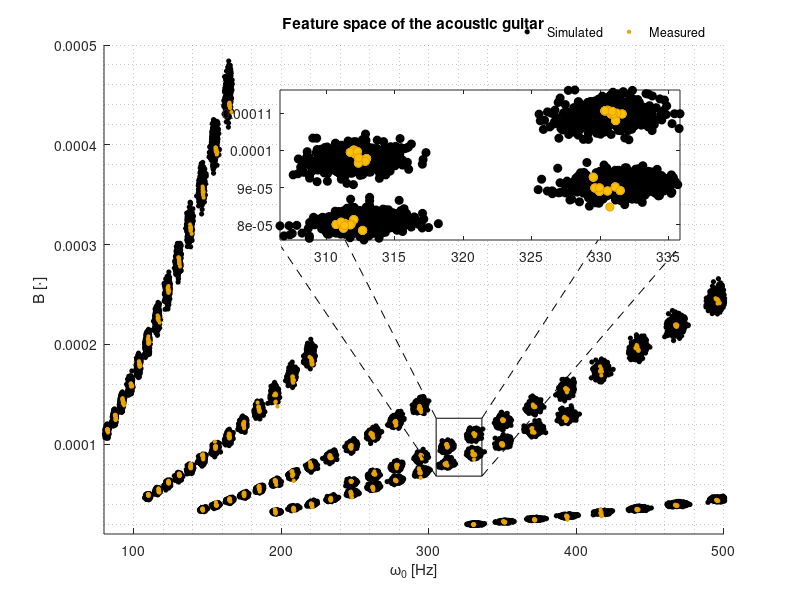

Reproduce this figure in MATLAB.
clear all;
%close all;
tic;
for iiii=1:500
%% Initialise parameters
%%%%%%%%%%%%%%%%%%%%%%%%%%%%%%%%%%%%%%%%%%%%%%%%%%%%%%%%%%%
%% Pluck position and displacement
P = 1 / 3; 	
force = .05;

L0 = 25.340*0.0254 ;%0.6411 + [1 2 9 4 5 2]'* 1e-3; % distance from nut to bridge

numStrings = 6;
strNdx = (1:numStrings)';
numFrets = 12;
fretNdx = (0:numFrets)';
    
%Material properties
Esteel = 2.27e11; % Young's modulus for steel
G = 79.3e9; % known shear modulus steel

rhoCore = 7950; %[kg/m^3]
rhoWrapping = 6250; %[kg/m^3]

%dFull = [.010; .013; .0172; .026; .036; .046] * 0.0254; %full diameter for the  strings
%dCore = [.010; .013; .0172; .0146; .016; .018] * 0.0254; %core diameter without wrapping

dFull = [.0115; .0151; .023 ; .032; .0445; .0564] * 0.0254; %full diameter for the  strings
dCore = [.0115; .0151; .0136; .014; .0153; .0185] * 0.0254; %core diameter without wrapping

T0 = ([12.8; 12; 17.5; 18.5; 20; 17;]+9)*4.45;

%%%%%%%%%%%%%%%%%%%%%%%%%%%%%%%%%%%%%%%%%%%%%%%%%%%%%%%%%
% Add noise to length
L0 = L0.*2.^(-fretNdx'/12);
L0=L0+randn(size(L0)).*L0*0.005;

% Add noise to T0
T0=T0+randn(size(T0)).*T0*0.005;

% Add noise to dCore
dCore=dCore+randn(size(dCore)).*dCore*0.005;

% Add noise to dWrapping
dWrapping = (dFull - dCore) / 2; %diameter of wrapping wire
dWrapping=dWrapping+randn(size(dWrapping)).*dWrapping*0.005;

% Add noise to plucking force
force=force+randn(size(force)).*force*.005;




%%%%%%%%%%%%%%%%%%%%%
% calculate B and f0

ACore = (pi*(dCore/2).^2);% (pi * dCore.^2) / 4; %Crosssection core [m^2]

% Mass-per-unit length
mu = ACore .* rhoCore + rhoWrapping * ((2 * dWrapping + dCore).^2 - dCore.^2) * (pi / 4);

% Calculating deltaL from material properties
D = dCore + dWrapping;
TcOverTw = (8 * ACore .* D.^3 .* Esteel) ./ (G * dWrapping.^5);
Tc = T0 ./ ((1 ./ TcOverTw) + 1);
Tw = T0 ./ (TcOverTw + 1);
deltaL = (L0 .* Tc) ./ (ACore * Esteel + Tc);

%calculate effective Young's modulus for all strings
E = (Tc ./ ACore) ./ (deltaL ./ (L0 - deltaL));
Eeff = (T0 ./ ACore) ./ (deltaL ./ (L0 - deltaL));

% Transverse Displacement [Abbot, Strings in the 16th and 17th Centuries, 1974, Appendix 3]
deltaP = ((L0 * P .* force .* (1-P)) ./ T0).^2; 

% Length extension
deltaDeltaL = sqrt((P .* L0).^2 + deltaP.^2) + sqrt(((1 - P).*L0).^2 + deltaP.^2) - L0;

% Displacement as if plucked in the middle (retaining the length extension)
deltaHalf = sqrt((deltaDeltaL.^2 + deltaDeltaL .* L0 * 2) / 4);

% Calculate inharmonicity factor
K = (pi^3 * Eeff .* dCore.^2) ./ (16 * T0 .* L0.^2);

%K = -(pi^3 * Eeff .* dCore.^2) ./ (16 * T0 .* L0.^1);

% B is a sum of intrinsic and pluck deflection
BIntrinsic(:,:,iiii) = (K ./ 4) .* dCore.^2;
BPluck(:,:,iiii) = ((K * 3) ./ 8) .* deltaHalf.^2;

f0(:,:,iiii) = sqrt(T0./mu)./L0/2;

end
toc;
BMixed = BIntrinsic + BPluck;
BSimulations = BMixed;
pitchSimulations = f0;

w0 = f0;

load measurements.mat;%~/repositories/guitar_string_finger_and_pluck_estimation/util/inharmonicity/mats/BMean_Martin_40ms_wo.mat% Firebrand_40ms_wo.mat
mf=mean(f0TableMartin,3); mb =mean(BTableMartin,3);

minX = 305; maxX = 336;
minY = .68e-4; maxY = 1.26e-4;
figure(4); clf
title('Feature space of the acoustic guitar')
scatter1 = scatter(w0(:),BMixed(:),10,'filled','o','MarkerFaceColor',0*[0.43 0.43 0.43],'MarkerEdgeColor',0*[0.21 0.21 0.21]); 
% Set property MarkerFaceAlpha and MarkerEdgeAlpha to <1.0
%scatter1.MarkerFaceAlpha = .4;
%scatter1.MarkerEdgeAlpha = .5;
hold on ; scatter((f0TableMartin(:)),(BTableMartin(:)),6,'o','MarkerFaceColor',[.9 .69 .0 ],'MarkerEdgeColor',[0.91 0.61 0.01]);
%hold on; scatter(oneClassf0(:),oneClassB(:),'o','MarkerFaceColor',[.9 .69 .0 ],'MarkerEdgeColor',[0.91 0.61 0.01]);
title('Feature space of the acoustic guitar')

plot([minX minX],[minY maxY],'k',[maxX maxX],[minY maxY],'k')
plot([minX maxX],[minY minY],'k',[minX maxX],[maxY maxY],'k')
plot([minX 200],[minY 2.98e-4],'--k')
plot([maxX 470],[minY 2.98e-4],'--k')
plot([minX 200],[maxY 4.3e-4],'--k')
plot([maxX 470],[maxY 4.3e-4],'--k')
l=legend('Simulated','Measured');
set(l,'Position',[.63 .8470 0.1 0.2],'orientation', 'horizontal'); legend boxoff %,,"orientation", "horizontal");legend boxoff 

%set(gca,'Color',0.95*[1 1 1])

grid minor
ylabel('B [\cdot]'); xlabel('\omega_0 [Hz]');
xlim([80 500]); ylim([1e-5 5e-4]);
% zoom in
axes('position',[.35 .6 .5 .25])

w0=w0(:);
BMixed = BMixed(:);
f0Table = f0TableMartin(:);
BTable = BTableMartin(:);
oneClassw0 = w0((w0>minX) & (w0<maxX) & BMixed>minY & BMixed<maxY);
oneClassB1 = BMixed(w0>minX & (w0<maxX) & BMixed>minY & BMixed<maxY);
oneClassf0 = f0Table(f0Table>minX & (f0Table<maxX) & BTable>minY & BTable<maxY);
oneClassB = BTable(f0Table>minX & (f0Table<maxX) & BTable>minY & BTable<maxY);

% scatter1 = scatter(oneClassw0(:),oneClassB1(:),'filled','o','MarkerFaceColor',[0.43 0.43 0.43],'MarkerEdgeColor',[0.41 0.41 0.41]) % plot on new axes
% scatter1.MarkerFaceAlpha = .3;
% scatter1.MarkerEdgeAlpha = .5;

%scatter(w0(:),BMixed(:),'filled','*','MarkerFaceColor',[0.43 0.43 0.43],'MarkerEdgeColor',[0.41 0.41 0.41]); 
scatter1 = scatter(oneClassw0(:),oneClassB1(:),'filled','o','MarkerFaceColor',0*[0.43 0.43 0.43],'MarkerEdgeColor',0*[0.21 0.21 0.21]) % plot on new axes
% scatter1.MarkerFaceAlpha = .3;
% scatter1.MarkerEdgeAlpha = .5;
hold on; scatter(oneClassf0(:),oneClassB(:),'o','MarkerFaceColor',[1 1 1 ],'MarkerEdgeColor',[1 1 1]);
axis tight; box on;% set(gca,'Color',0.92*[1 1 1])
hold on; scatter(oneClassf0(:),oneClassB(:),'o','MarkerFaceColor',1.1*[.9 .69 .0 ],'MarkerEdgeColor',[0.91 0.61 0.01]);

